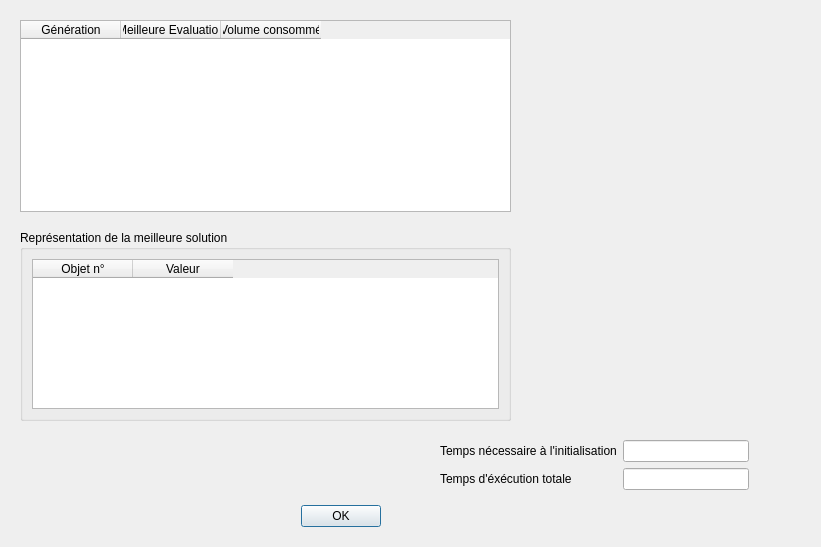
<?xml version="1.0" encoding="UTF-8"?>
<ui version="4.0">
 <class>Result_AG</class>
 <widget class="QDialog" name="Result_AG">
  <property name="geometry">
   <rect>
    <x>0</x>
    <y>0</y>
    <width>821</width>
    <height>547</height>
   </rect>
  </property>
  <property name="windowTitle">
   <string>Dialog</string>
  </property>
  <widget class="QDialogButtonBox" name="buttonBox">
   <property name="geometry">
    <rect>
     <x>40</x>
     <y>500</y>
     <width>341</width>
     <height>32</height>
    </rect>
   </property>
   <property name="orientation">
    <enum>Qt::Horizontal</enum>
   </property>
   <property name="standardButtons">
    <set>QDialogButtonBox::Ok</set>
   </property>
  </widget>
  <widget class="QTableWidget" name="tableWidget">
   <property name="geometry">
    <rect>
     <x>20</x>
     <y>20</y>
     <width>491</width>
     <height>192</height>
    </rect>
   </property>
   <property name="columnCount">
    <number>3</number>
   </property>
   <column>
    <property name="text">
     <string>Génération</string>
    </property>
   </column>
   <column>
    <property name="text">
     <string>Meilleure Evaluation</string>
    </property>
   </column>
   <column>
    <property name="text">
     <string>Volume consommé</string>
    </property>
   </column>
  </widget>
  <widget class="QWidget" name="formLayoutWidget">
   <property name="geometry">
    <rect>
     <x>440</x>
     <y>440</y>
     <width>309</width>
     <height>100</height>
    </rect>
   </property>
   <layout class="QFormLayout" name="formLayout">
    <item row="0" column="0">
     <widget class="QLabel" name="label">
      <property name="text">
       <string>Temps nécessaire à l'initialisation</string>
      </property>
     </widget>
    </item>
    <item row="1" column="0">
     <widget class="QLabel" name="label_2">
      <property name="text">
       <string>Temps d'éxécution totale</string>
      </property>
     </widget>
    </item>
    <item row="0" column="1">
     <widget class="QLineEdit" name="lineEdit">
      <property name="readOnly">
       <bool>true</bool>
      </property>
     </widget>
    </item>
    <item row="1" column="1">
     <widget class="QLineEdit" name="lineEdit_2">
      <property name="readOnly">
       <bool>true</bool>
      </property>
     </widget>
    </item>
   </layout>
  </widget>
  <widget class="QGroupBox" name="verticalGroupBox">
   <property name="geometry">
    <rect>
     <x>20</x>
     <y>230</y>
     <width>491</width>
     <height>191</height>
    </rect>
   </property>
   <property name="title">
    <string>Représentation de la meilleure solution</string>
   </property>
   <layout class="QVBoxLayout" name="verticalLayout">
    <item>
     <widget class="QTableWidget" name="tableWidget_2">
      <property name="columnCount">
       <number>2</number>
      </property>
      <column>
       <property name="text">
        <string>Objet n°</string>
       </property>
      </column>
      <column>
       <property name="text">
        <string>Valeur</string>
       </property>
      </column>
     </widget>
    </item>
   </layout>
  </widget>
 </widget>
 <resources/>
 <connections>
  <connection>
   <sender>buttonBox</sender>
   <signal>accepted()</signal>
   <receiver>Result_AG</receiver>
   <slot>accept()</slot>
   <hints>
    <hint type="sourcelabel">
     <x>248</x>
     <y>254</y>
    </hint>
    <hint type="destinationlabel">
     <x>157</x>
     <y>274</y>
    </hint>
   </hints>
  </connection>
  <connection>
   <sender>buttonBox</sender>
   <signal>rejected()</signal>
   <receiver>Result_AG</receiver>
   <slot>reject()</slot>
   <hints>
    <hint type="sourcelabel">
     <x>316</x>
     <y>260</y>
    </hint>
    <hint type="destinationlabel">
     <x>286</x>
     <y>274</y>
    </hint>
   </hints>
  </connection>
 </connections>
</ui>
